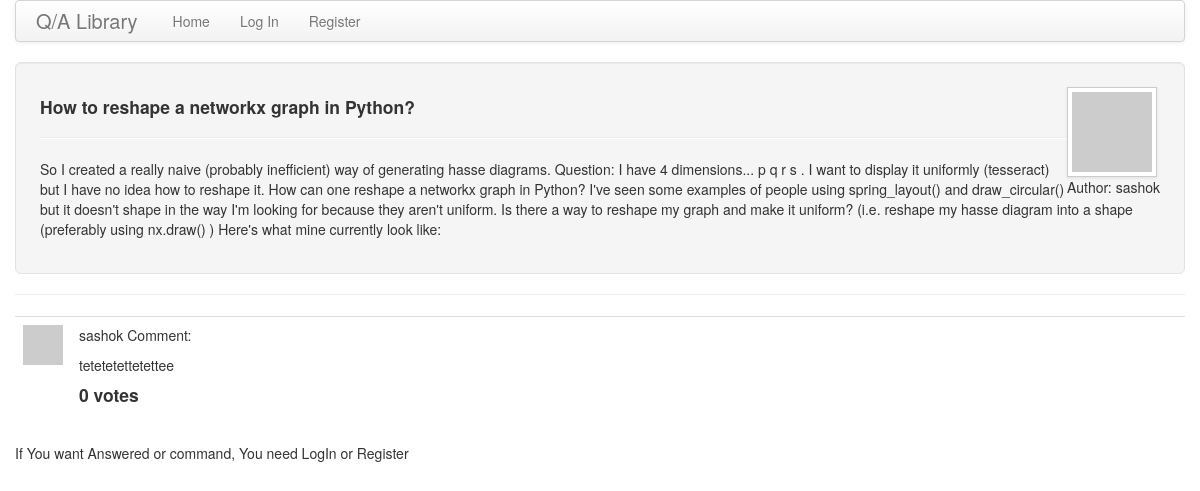
Screenshot of /question/1 with the database file from the repository.
### app/models.py (models this page shows, shortened)
class User(db.Model):
    __tablename__ = 'user'
    id = db.Column(db.Integer, primary_key=True)
    username = db.Column(db.String(64), nullable=False,
                         index=True, unique=True)
    password = db.Column(db.String(20), nullable=False,)
    question = db.relationship('Question', backref='author', lazy='dynamic')
    answer = db.relationship('Answer', backref='author', lazy='dynamic')
    def avatar(self, size):
        return 'http://www.gravatar.com/avatar/%s?d=identicon&s=%d' % (md5(self.username.encode('utf-8')).hexdigest(), size)

class Question(db.Model):
    __tablename__ = 'question'
    id = db.Column(db.Integer, primary_key=True)
    title = db.Column(db.String(200), index=True, nullable=False,)
    text = db.Column(db.Text, nullable=False,)
    timestamp = db.Column(db.DateTime)
    user_id = db.Column(db.Integer, db.ForeignKey('user.id'))
    answer = db.relationship('Answer', backref='answer', lazy='dynamic')

class Answer(db.Model):
    __tablename__ = 'answer'
    id = db.Column(db.Integer, primary_key=True)
    text = db.Column(db.Text, nullable=False,)
    timestamp = db.Column(db.DateTime)
    user_id = db.Column(db.Integer, db.ForeignKey('user.id'))
    qu_id = db.Column(db.Integer, db.ForeignKey('question.id'))
    vote = db.Column(db.Integer, default=0)

### app/views.py (the view, shortened to what this page needs)
@app.route('/question/<int:id>', methods=['GET', 'POST'])
def question(id):
    question = Question.query.filter_by(id=id).first()
    if question is None:
        flash('Question not found.')
        return redirect(url_for('index'))
    form = AnswerForm()
    return render_template('question.html',
                           question=question,
                           form=form)

### app/momentjs.py (called while the page is built)
    def render(self, format):
        return Markup("<script>\ndocument.write(moment(\"%s\").%s);\n</script>" % (self.timestamp.strftime("%Y-%m-%dT%H:%M:%S Z"), format))

    def fromNow(self):
        return self.render("fromNow()")

### app/views.py (called while the page is built)
@app.before_request
def before_request():
    g.user = current_user

### app/templates/question.html (shortened to what this page needs)
{% extends "base.html" %}
{% block content %}
<div class="well well-large">
        <div class="pull-right">
            <img src="{{ question.author.avatar(60) }}" class="img-polaroid"><br>
            Author: {{ question.author.username }} <br>
        </div>
            <h4><p><strong>{{ question.title }}</strong></p></h4>
            <hr>
            <p>{{ question.text }}</p>
</div>
    <hr>
    {% for answer in question.answer %}
        {% include 'comment.html' %}
    {% endfor %}
    {% if g.user.is_authenticated() %}
        You can comment question:
        <form action="" method="post" name="answer">
              {{ form.hidden_tag() }}
              <p>
                    {{ form.text(size=20) }}<br>
              </p>
              <p><input type="submit" value="Post Your Answer"></p>
        </form>
        {% else %}
        If You want Answered or command, You need LogIn or Register
        {% endif %}
{% endblock %}

### app/templates/base.html (shortened to what this page needs)
<!DOCTYPE html>
<html>
<head>
    <link href="/static/css/bootstrap.min.css" rel="stylesheet" media="screen">
    <link href="/static/css/bootstrap-responsive.min.css" rel="stylesheet">
</head>
  <body>
    <div class="container">
      <div class="navbar">
        <div class="navbar-inner">
          <a class="brand" href="/">Q/A Library</a>
            <ul class="nav">
              <li><a href="{{ url_for('index') }}">Home</a></li>
              {% if g.user.is_authenticated() %}
              <li><a href="{{ url_for('logout') }}">Logout</a></li>
              <li><a href="{{ url_for('ask') }}">Ask Question</a></li>
              {% else %}
              <li><a href="{{ url_for('login') }}">Log In</a></li>
              <li><a href="{{ url_for('register') }}">Register</a></li>
              {% endif %}
            </ul>
        </div>
      </div>
      <div class="row">
        <div class="span12">
          {% block content %}
          {% endblock %}
        </div>
      </div>
    </div>
  </body>
</html>

### app/templates/comment.html (shortened to what this page needs)
<table class="table table-hover">
    <tr>
        <td width="40px"><img src="{{ question.author.avatar(40) }}" /></td>
        <td>
            <p>{{ answer.author.username }} {{ momentjs(answer.timestamp).fromNow() }} Comment:</p>
            <p>{{ answer.text }}</p>
            <h4 class="list-group-item-heading">{{ answer.vote }} votes
                    </h4>
        </td>
    </tr>
</table>

### rows the page displays
User: author.username "sashok"
Question: title "How to reshape a networkx graph in Python?", text "So I created a really naive (probably inefficient) way of generating hasse diagrams. Question: I have 4 dimensions... p q r s . I want to display it uniformly (tesseract) but I have no idea how to reshape it. How can one reshape a networkx graph in Python? I've seen some examples of people using spring_layout() and draw_circular() but it doesn't shape in the way I'm looking for because they aren't uniform. Is there a way to reshape my graph and make it uniform? (i.e. reshape my hasse diagram into a shape (preferably using nx.draw() ) Here's what mine currently look like:"
Answer: author.username "sashok", text "tetetetettetettee", vote "0"
